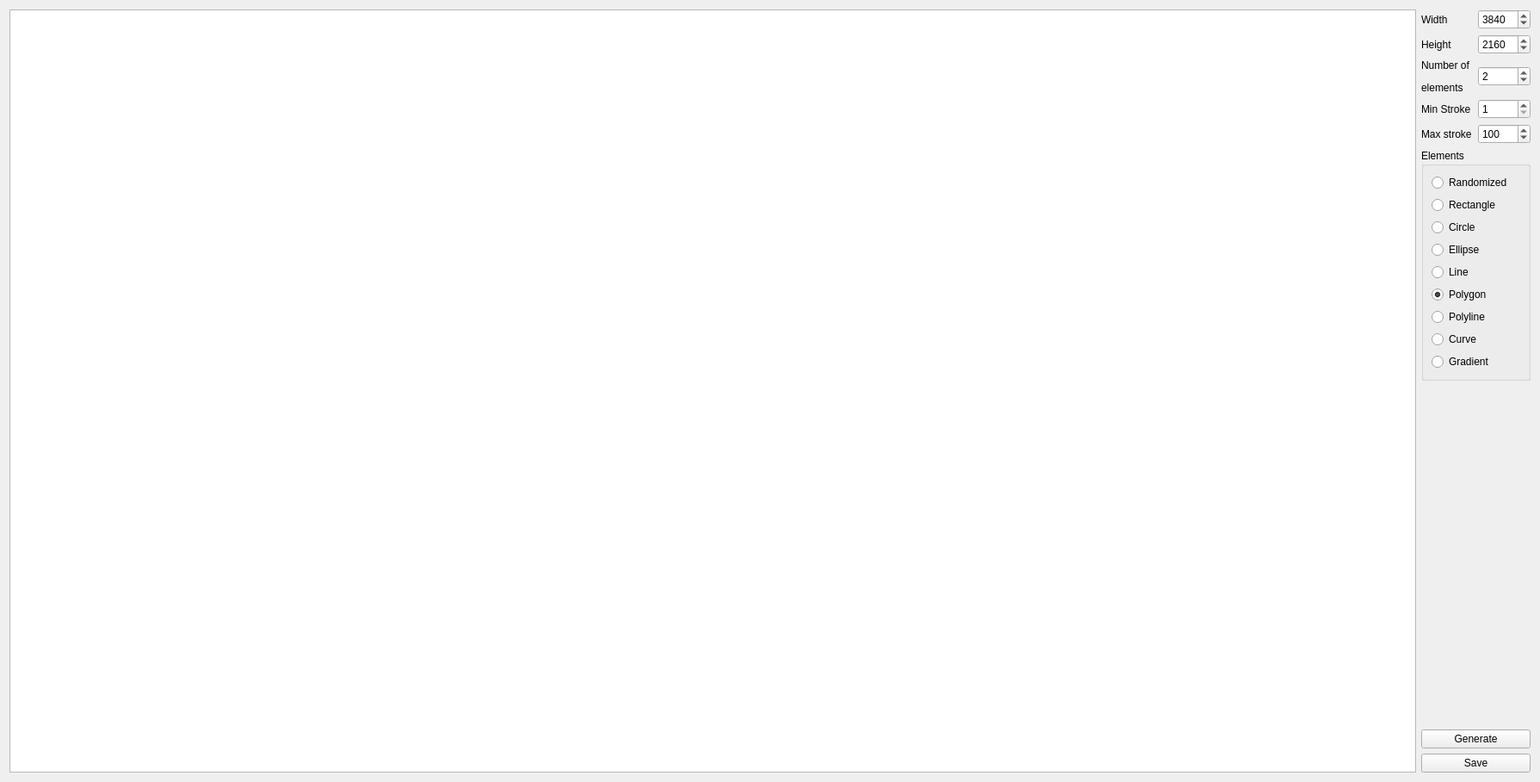
<?xml version="1.0" encoding="UTF-8"?>
<ui version="4.0">
 <class>Form</class>
 <widget class="QWidget" name="Form">
  <property name="geometry">
   <rect>
    <x>0</x>
    <y>0</y>
    <width>1789</width>
    <height>908</height>
   </rect>
  </property>
  <property name="windowTitle">
   <string>SVG Generator</string>
  </property>
  <layout class="QGridLayout" name="gridLayout">
   <item row="2" column="2">
    <widget class="QSpinBox" name="spinBox_width">
     <property name="minimum">
      <number>1</number>
     </property>
     <property name="maximum">
      <number>10000</number>
     </property>
     <property name="value">
      <number>3840</number>
     </property>
    </widget>
   </item>
   <item row="4" column="1">
    <widget class="QLabel" name="label_3">
     <property name="text">
      <string>&lt;html&gt;&lt;head/&gt;&lt;body&gt;&lt;p&gt;Number of &lt;/p&gt;&lt;p&gt;elements&lt;/p&gt;&lt;/body&gt;&lt;/html&gt;</string>
     </property>
    </widget>
   </item>
   <item row="2" column="0" rowspan="10">
    <widget class="QGraphicsView" name="graphicsView"/>
   </item>
   <item row="2" column="1">
    <widget class="QLabel" name="label">
     <property name="text">
      <string>Width</string>
     </property>
    </widget>
   </item>
   <item row="6" column="2">
    <widget class="QSpinBox" name="spinBox_maxstroke">
     <property name="minimum">
      <number>1</number>
     </property>
     <property name="maximum">
      <number>200</number>
     </property>
     <property name="value">
      <number>100</number>
     </property>
    </widget>
   </item>
   <item row="3" column="1">
    <widget class="QLabel" name="label_2">
     <property name="text">
      <string>Height</string>
     </property>
    </widget>
   </item>
   <item row="11" column="1" colspan="2">
    <widget class="QPushButton" name="pushButton_save">
     <property name="text">
      <string>Save</string>
     </property>
    </widget>
   </item>
   <item row="3" column="2">
    <widget class="QSpinBox" name="spinBox_height">
     <property name="minimum">
      <number>1</number>
     </property>
     <property name="maximum">
      <number>10000</number>
     </property>
     <property name="value">
      <number>2160</number>
     </property>
    </widget>
   </item>
   <item row="10" column="1" colspan="2">
    <widget class="QPushButton" name="pushButton_generate">
     <property name="text">
      <string>Generate</string>
     </property>
    </widget>
   </item>
   <item row="6" column="1">
    <widget class="QLabel" name="label_4">
     <property name="text">
      <string>Max stroke</string>
     </property>
    </widget>
   </item>
   <item row="4" column="2">
    <widget class="QSpinBox" name="spinBox_elements">
     <property name="value">
      <number>2</number>
     </property>
    </widget>
   </item>
   <item row="7" column="1" colspan="2">
    <widget class="QGroupBox" name="groupBox">
     <property name="title">
      <string>Elements</string>
     </property>
     <layout class="QVBoxLayout" name="verticalLayout">
      <item>
       <widget class="QRadioButton" name="radioButton_random">
        <property name="text">
         <string>Randomized</string>
        </property>
       </widget>
      </item>
      <item>
       <widget class="QRadioButton" name="radioButton_rectangle">
        <property name="text">
         <string>Rectangle</string>
        </property>
       </widget>
      </item>
      <item>
       <widget class="QRadioButton" name="radioButton_circle">
        <property name="text">
         <string>Circle</string>
        </property>
       </widget>
      </item>
      <item>
       <widget class="QRadioButton" name="radioButton_ellipse">
        <property name="text">
         <string>Ellipse</string>
        </property>
       </widget>
      </item>
      <item>
       <widget class="QRadioButton" name="radioButton_line">
        <property name="text">
         <string>Line</string>
        </property>
       </widget>
      </item>
      <item>
       <widget class="QRadioButton" name="radioButton_polygon">
        <property name="text">
         <string>Polygon</string>
        </property>
        <property name="checked">
         <bool>true</bool>
        </property>
       </widget>
      </item>
      <item>
       <widget class="QRadioButton" name="radioButton_polyline">
        <property name="text">
         <string>Polyline</string>
        </property>
        <property name="checked">
         <bool>false</bool>
        </property>
       </widget>
      </item>
      <item>
       <widget class="QRadioButton" name="radioButton_curve">
        <property name="text">
         <string>Curve</string>
        </property>
       </widget>
      </item>
      <item>
       <widget class="QRadioButton" name="radioButton_gradient">
        <property name="text">
         <string>Gradient</string>
        </property>
       </widget>
      </item>
     </layout>
    </widget>
   </item>
   <item row="5" column="1">
    <widget class="QLabel" name="label_5">
     <property name="text">
      <string>Min Stroke</string>
     </property>
    </widget>
   </item>
   <item row="5" column="2">
    <widget class="QSpinBox" name="spinBox_minstroke">
     <property name="minimum">
      <number>1</number>
     </property>
     <property name="maximum">
      <number>100</number>
     </property>
    </widget>
   </item>
  </layout>
 </widget>
 <tabstops>
  <tabstop>spinBox_width</tabstop>
  <tabstop>spinBox_height</tabstop>
  <tabstop>spinBox_elements</tabstop>
  <tabstop>spinBox_minstroke</tabstop>
  <tabstop>spinBox_maxstroke</tabstop>
  <tabstop>radioButton_random</tabstop>
  <tabstop>radioButton_rectangle</tabstop>
  <tabstop>radioButton_circle</tabstop>
  <tabstop>radioButton_ellipse</tabstop>
  <tabstop>radioButton_line</tabstop>
  <tabstop>radioButton_polygon</tabstop>
  <tabstop>radioButton_polyline</tabstop>
  <tabstop>radioButton_curve</tabstop>
  <tabstop>radioButton_gradient</tabstop>
  <tabstop>pushButton_generate</tabstop>
  <tabstop>pushButton_save</tabstop>
  <tabstop>graphicsView</tabstop>
 </tabstops>
 <resources/>
 <connections/>
</ui>
